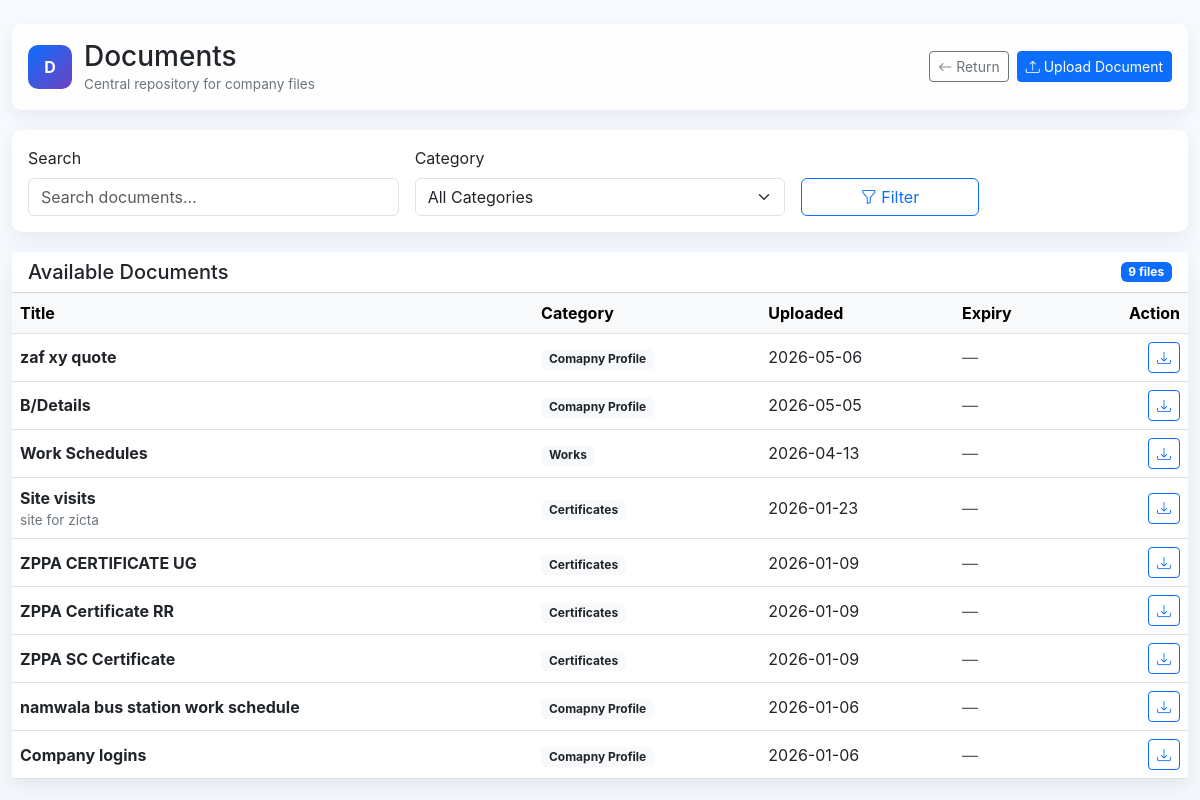
/documents/, run on the app's committed database.
### documents/models.py (models this page shows, shortened)
class Document(models.Model):
    title = models.CharField(max_length=255)
    file = models.FileField(upload_to=document_upload_path)
    category = models.ForeignKey(Category, on_delete=models.PROTECT)
    description = models.TextField(blank=True)
    uploaded_by = models.ForeignKey(
        User,
        on_delete=models.SET_NULL,
        null=True,
        blank=True,
        related_name='uploaded_documents'
    )
    uploaded_at = models.DateTimeField(auto_now_add=True)
    expiry_date = models.DateField(null=True, blank=True)
    is_active = models.BooleanField(default=True)
    class Meta:
        ordering = ['-uploaded_at']

class Category(models.Model):
    name = models.CharField(max_length=100, unique=True)
    slug = models.SlugField(max_length=120, unique=True, blank=True)
    description = models.TextField(blank=True)

### documents/views.py (the view)
# urls.py: path('', views.document_list, name='document_list'),
def document_list(request):
    documents = Document.objects.filter(is_active=True)
    categories = Category.objects.all()
    q = request.GET.get('q')
    category_id = request.GET.get('category')
    if q:
        documents = documents.filter(
            Q(title__icontains=q) |
            Q(description__icontains=q)
        )
    if category_id:
        documents = documents.filter(category_id=category_id)
    return render(request, 'documents/list.html', {
        'documents': documents,
        'categories': categories,
    })

### documents/templates/documents/list.html (shortened to what this page needs)
{% load static %}
<!DOCTYPE html>
<html lang="en">
<head>
    <link href="https://cdn.jsdelivr.net/npm/bootstrap@5.3.0/dist/css/bootstrap.min.css" rel="stylesheet">
    <link href="https://cdn.jsdelivr.net/npm/bootstrap-icons@1.10.5/font/bootstrap-icons.css" rel="stylesheet">
</head>
<body>
<div class="container-fluid py-4">
    <div class="topbar">
        <div class="brand">
            <div class="logo">D</div>
            <div>
                <h1 class="h3 mb-0">Documents</h1>
                <div class="text-muted-small">Central repository for company files</div>
            </div>
        </div>
        <div class="d-flex gap-2">
            <a href="javascript:history.back()"
               class="btn btn-outline-secondary btn-sm"
               title="Return">
                <i class="bi bi-arrow-left"></i> Return
            </a>
            <a href="{% url 'documents:upload_document' %}"
               class="btn btn-primary btn-sm">
                <i class="bi bi-upload"></i> Upload Document
            </a>
        </div>
    </div>
    <div class="filter-card">
        <form method="get" class="row g-3 align-items-end">
            <div class="col-md-4">
                <label class="form-label">Search</label>
                <input type="text"
                       name="q"
                       class="form-control"
                       placeholder="Search documents..."
                       value="{{ request.GET.q }}">
            </div>
            <div class="col-md-4">
                <label class="form-label">Category</label>
                <select name="category" class="form-select">
                    <option value="">All Categories</option>
                </select>
            </div>
            <div class="col-md-2">
                <button class="btn btn-outline-primary w-100">
                    <i class="bi bi-funnel"></i> Filter
                </button>
            </div>
        </form>
    </div>
    <div class="card">
        <div class="card-header d-flex justify-content-between align-items-center bg-white">
            <h5 class="mb-0">Available Documents</h5>
            <span class="badge bg-primary">{{ documents|length }} files</span>
        </div>
        <div class="table-responsive">
            <table class="table table-hover align-middle mb-0">
                <thead class="table-light">
                    <tr>
                        <th>Title</th>
                        <th>Category</th>
                        <th>Uploaded</th>
                        <th>Expiry</th>
                        <th class="text-end">Action</th>
                    </tr>
                </thead>
                <tbody>
                {% for doc in documents %}
                    <tr>
                        <td>
                            <strong>{{ doc.title }}</strong>
                            {% if doc.description %}
                                <div class="text-muted-small">
                                    {{ doc.description|truncatechars:50 }}
                                </div>
                            {% endif %}
                        </td>
                        <td>
                            <span class="badge bg-light text-dark">
                                {{ doc.category.name }}
                            </span>
                        </td>
                        <td>{{ doc.uploaded_at|date:"Y-m-d" }}</td>
                        <td>
                            {% if doc.expiry_date %}
                                {{ doc.expiry_date }}
                            {% else %}
                                <span class="text-muted">—</span>
                            {% endif %}
                        </td>
                        <td class="text-end">
                            <a href="{% url 'documents:download_document' doc.id %}"
                               class="btn btn-sm btn-outline-primary"
                               title="Download">
                                <i class="bi bi-download"></i>
                            </a>
                        </td>
                    </tr>
                {% empty %}
                    <tr>
                        <td colspan="5" class="text-center text-muted py-4">
                            No documents found
                        </td>
                    </tr>
                {% endfor %}
                </tbody>
            </table>
        </div>
    </div>
</div>
</body>
</html>

### documents/templates/documents/list.html (style rules this page uses)
:root { --accent-1:#0d6efd; --accent-2:#6f42c1; --bg:#f4f7fb; --card:#ffffff; --muted:#6c757d; --shadow:0 6px 20px rgba(18,38,63,.08); }
html,body { height:100%; background:linear-gradient(180deg,#f7fbff,#f4f7fb); font-family:Inter,system-ui,-apple-system,"Segoe UI",Roboto; }
.container-fluid { max-width:1300px }
.topbar { display:flex; gap:1rem; align-items:center; justify-content:space-between; padding:1rem; border-radius:.6rem; background:rgba(255,255,255,.85); box-shadow:var(--shadow); margin-bottom:1.25rem; }
.brand { display:flex;gap:.75rem;align-items:center }
.logo { width:44px;height:44px; border-radius:10px; background:linear-gradient(135deg,var(--accent-1),var(--accent-2)); display:flex;align-items:center;justify-content:center; color:#fff;font-weight:700; }
.filter-card { background:var(--card); border-radius:.6rem; padding:1rem; box-shadow:var(--shadow); margin-bottom:1.25rem; }
.card { border-radius:.6rem; box-shadow:var(--shadow); border:none; }
.table tbody tr { transition:all .15s ease; }
.text-muted-small { color:var(--muted); font-size:.85rem; }

### data on the page
Document: title "zaf xy quote", category.name "Comapny Profile", uploaded_at "2026-05-06"
Document: title "B/Details", category.name "Comapny Profile", uploaded_at "2026-05-05"
Document: title "Work Schedules", category.name "Works", uploaded_at "2026-04-13"
Document: title "Site visits", description "site for zicta", category.name "Certificates", uploaded_at "2026-01-23"
Document: title "ZPPA CERTIFICATE UG", category.name "Certificates", uploaded_at "2026-01-09"
Document: title "ZPPA Certificate RR", category.name "Certificates", uploaded_at "2026-01-09"
Document: title "ZPPA SC Certificate", category.name "Certificates", uploaded_at "2026-01-09"
Document: title "namwala bus station work schedule", category.name "Comapny Profile", uploaded_at "2026-01-06"
Document: title "Company logins", category.name "Comapny Profile", uploaded_at "2026-01-06"

### other printed values
{{ documents|length }} "9"
